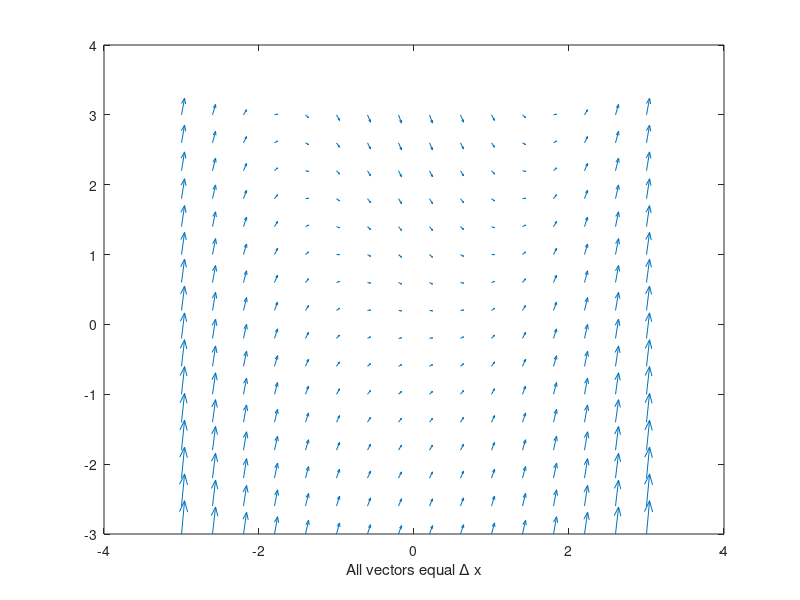
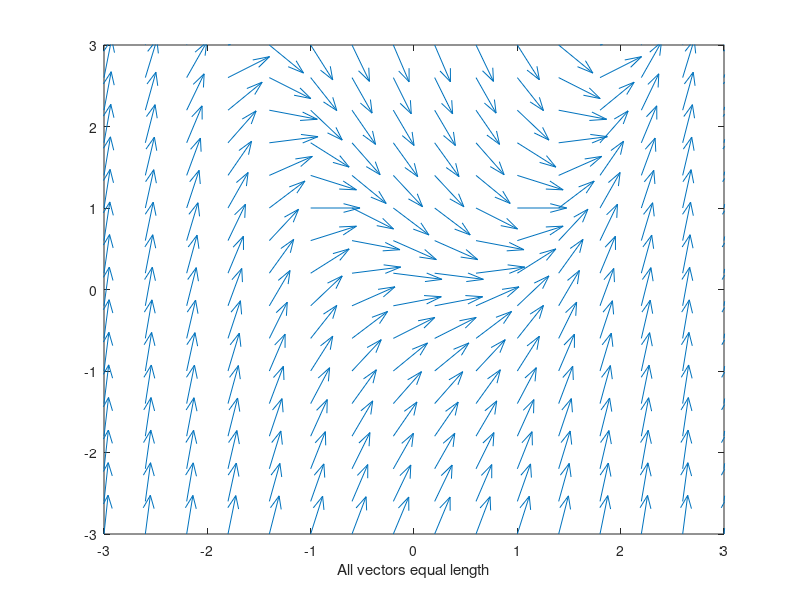
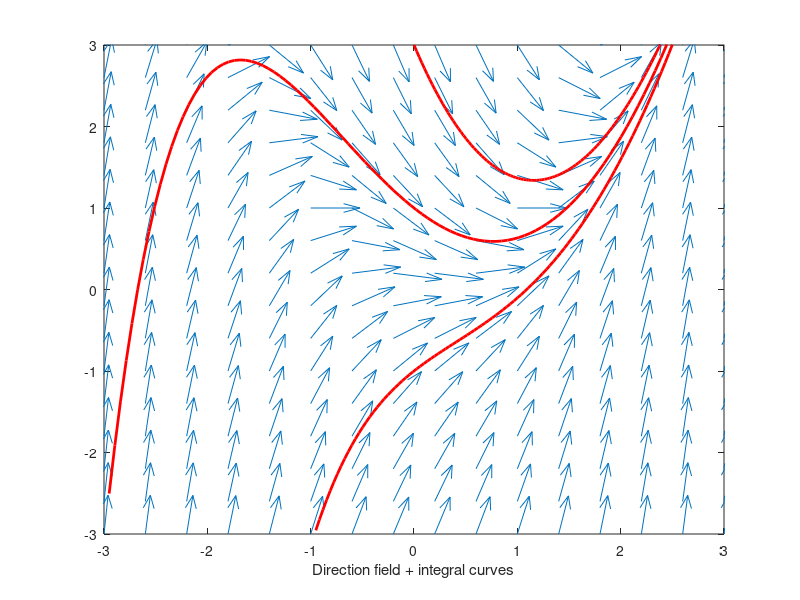

MATLAB code for these plots, in order:
% Sample MATLAB code to plot direction field for y'=f(t,y)
clear
figure(1),clf

%All vectors equal Delta x
tvec=-3:0.4:3; yvec=-3:0.4:3;
[t,y]=meshgrid(tvec,yvec);
delt=ones(size(t)); dely=t.^2-y;
quiver(t,y,delt,dely)
xlabel('All vectors equal \Delta x')
print -dpdf dir21
pause(3) %change to "pause"

%All vectors equal length
magnitude=sqrt(delt.^2+dely.^2);
delt=delt./magnitude; dely=dely./magnitude;
quiver(t,y,delt,dely)
xlabel('All vectors equal length')
axis([-3,3,-3,3])
print -dpdf dir22
pause(3)

%Adding some exact solutions (integral curves)
hold on
tt=linspace(0,2.5); yy=exp(-tt) +tt.^2-2*tt+2; 
plot(tt,yy,'r-','linewidth',2)

tt=linspace(-2.95,2.5); yy=-exp(-tt) +tt.^2-2*tt+2; 
plot(tt,yy,'r-','linewidth',2)

tt=linspace(-0.95,2.5); yy=-3*exp(-tt) +tt.^2-2*tt+2; 
plot(tt,yy,'r-','linewidth',2)
hold off
xlabel('Direction field + integral curves')
hold off
print -dpdf dir23
